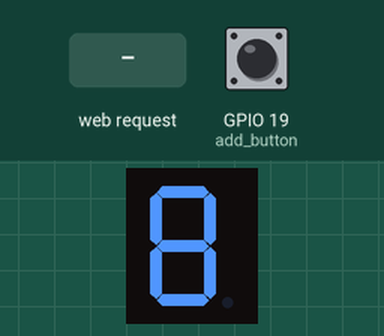
Recording of a program running on a simulated ESP32 board running MicroPython. On the bench: 1-digit seven-segment display. The inputs (shaded band) are chosen by the test bench; at power-on: GPIO 19 (add_button) HIGH. The segment pins are drawn as the display they are named for; the board's own WiFi access point starts at once; threads take turns every 2 ms; what the program prints to the serial console is not drawn.

Above: at 1.2 s.
1.3 s: GPIO 19 (add_button) pulled LOW for 0.15 s
At 2.5 s:
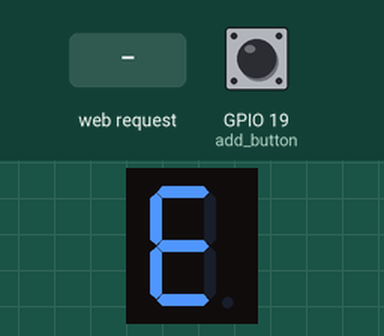
2.9 s: HTTP request GET /?action=increase received
At 3.4 s:
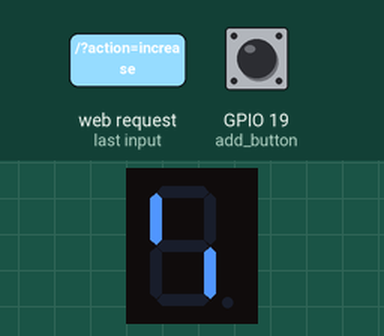
4.4 s: HTTP request GET /?action=reset received
At 5.6 s:
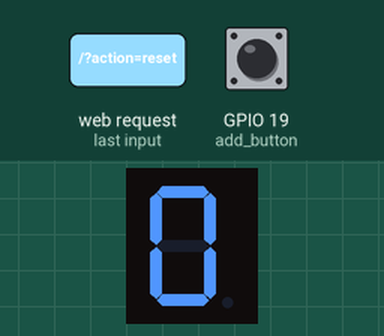
5.9 s: HTTP request GET /?action=decrease received
At 6.9 s:
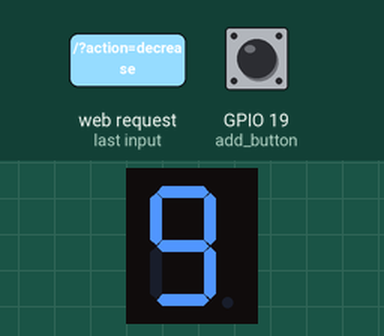
Timing chart, 0 to 8.4 s (numbered marks = the images above; inputs shaded):
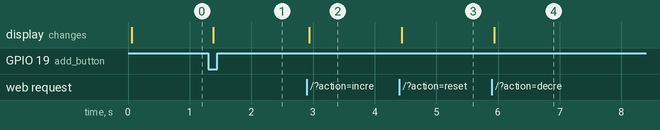

Measured:
- after the input at 1.3 s, the display: changes after 0.08 s (image 1)
- after the input at 2.9 s, the display: changes at once (image 2)
- after the input at 4.4 s, the display: changes at once (image 3)
- after the input at 5.9 s, the display: changes at once (image 4)

The program:

final_code.py
```python
# Complete project details at https://RandomNerdTutorials.com
from machine import Pin
try:
  import usocket as socket
except:
  import socket

import network
import _thread as thread

import esp
esp.osdebug(None)

import gc
gc.collect()

from time import sleep

a = Pin(33, Pin.OUT) # 4
b = Pin(25, Pin.OUT) # 5
c = Pin(4, Pin.OUT) # 8
d = Pin(5, Pin.OUT) # 7
e = Pin(18, Pin.OUT) # 6
f = Pin(27, Pin.OUT) # 2
g = Pin(26, Pin.OUT) # 1

global_vars={"cur_num":0};

add_button = Pin(19, Pin.IN,Pin.PULL_UP)


lis = [a,b,c,d,e,f,g]

class ButtonAdd:
    def __init__(self,button):
        self.button = button
        self.last_button_value = 1

    def read_button(self):
        cur = self.button.value()
        if(cur == self.last_button_value):
            return 0;
        self.last_button_value = cur
        return cur == 0


numbers = [
    [a,b,f,e,c,d],
    [b,c],
    [a,b,g,e,d],
    [a,b,g,c,d],
    [f,g,b,c],
    [a,f,g,c,d],
    [a,f,g,c,d,e],
    [a,b,c],
    [a,b,f,g,c,e,d],
    [a,b,f,g,c,d],
]

def clear():
    for i in lis:
        i.value(1);

def display(n):
    clear();
    for pin in numbers[n]:
        pin.value(0);


clear()


#for i in range(10):
#    display(i);
#    sleep(1)

#while True:
#  a.value(not led.value())
#  sleep(1)

# network connection
ssid = 'MicroPython-AP'
password = '123456789'

ap = network.WLAN(network.AP_IF)
ap.active(True)
ap.config(essid=ssid, password=password)

while ap.active() == False:
  pass

print('Connection successful')
print(ap.ifconfig())


def web_page():
  html = """
    <html>
   <head>
      <title>ESP Web Server</title>
      <meta name="viewport" content="width=device-width, initial-scale=1">
      <link rel="icon" href="data:,">
      <style>
            html{font-family: Helvetica; display:inline-block; margin: 0px auto; text-align: center;}
            h1{color: #0F3376; padding: 2vh;}
            p{font-size: 1.5rem;}
            .button{display: inline-block; background-color: #e7bd3b; border: none;
            border-radius: 4px; color: white; padding: 16px 40px; text-decoration: none; font-size: 30px; margin: 2px; cursor: pointer;}
            .button2{background-color: #4286f4;}
      </style>
   </head>
   <body>
      <h1>ESP Web Server</h1>
      <p>Current Number: <strong>""" + str(global_vars['cur_num']) + """</strong></p>
      <p><a href="/?action=increase"><button class="button">increase</button></a></p>
      <p><a href="/?action=decrease"><button class="button">decrease</button></a></p>
      <p><a href="/?action=reset"><button class="button">reset</button></a></p>


   </body>
</html>
"""
  return html


def web_page_thread():

    s = socket.socket(socket.AF_INET, socket.SOCK_STREAM)
    s.bind(('', 80))
    s.listen(5)
    while True:
        conn, addr = s.accept()
        print('Got a connection from %s' % str(addr))
        request = conn.recv(1024)
        request = str(request)
        print('Content = %s' % request)
        cur_num = global_vars['cur_num']
        increase = request.find('/?action=increase')
        decrease = request.find('/?action=decrease')
        reset = request.find('/?action=reset')

        if increase == 6:
            print('increase')
            global_vars['cur_num'] = (cur_num+1)%10
        if decrease == 6:
            print('decrease')
            global_vars['cur_num'] = (cur_num+9)%10
        if reset == 6:
            print('reset')
            global_vars['cur_num'] = 0

        print("current number ",global_vars['cur_num'])
        display(global_vars['cur_num']);
        response = web_page()
        conn.send('HTTP/1.1 200 OK\n')
        conn.send('Content-Type: text/html\n')
        conn.send('Connection: close\n\n')
        conn.sendall(response)
        conn.close()


def circuit_thread():

    a = ButtonAdd(add_button)
    while True:
        cur_num = global_vars['cur_num']
        adding = a.read_button()
        if(adding):
            global_vars['cur_num'] = (cur_num+1)%10
            display(global_vars['cur_num'])
            print("inside circuit",cur_num)
        sleep(0.1)


thread.start_new_thread(circuit_thread, ())
thread.start_new_thread(web_page_thread, ())
```
